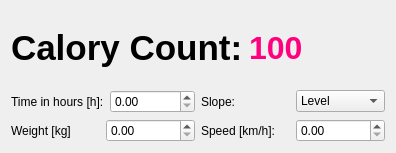
<?xml version="1.0" encoding="UTF-8"?>
<ui version="4.0">
 <class>Widget</class>
 <widget class="QWidget" name="Widget">
  <property name="geometry">
   <rect>
    <x>0</x>
    <y>0</y>
    <width>396</width>
    <height>153</height>
   </rect>
  </property>
  <property name="sizePolicy">
   <sizepolicy hsizetype="Preferred" vsizetype="Preferred">
    <horstretch>8</horstretch>
    <verstretch>0</verstretch>
   </sizepolicy>
  </property>
  <property name="windowTitle">
   <string>Calory Counter</string>
  </property>
  <layout class="QVBoxLayout" name="verticalLayout">
   <item>
    <layout class="QHBoxLayout" name="horizontalLayout_7">
     <item>
      <widget class="QLabel" name="labelCaloryCount">
       <property name="font">
        <font>
         <pointsize>26</pointsize>
         <bold>true</bold>
        </font>
       </property>
       <property name="text">
        <string>Calory Count:</string>
       </property>
      </widget>
     </item>
     <item>
      <widget class="QLabel" name="caloryCountLabel">
       <property name="font">
        <font>
         <pointsize>24</pointsize>
         <bold>true</bold>
        </font>
       </property>
       <property name="styleSheet">
        <string notr="true">color: rgb(255, 0, 127);</string>
       </property>
       <property name="text">
        <string>100</string>
       </property>
      </widget>
     </item>
    </layout>
   </item>
   <item>
    <layout class="QHBoxLayout" name="horizontalLayout_5">
     <item>
      <layout class="QHBoxLayout" name="horizontalLayout">
       <item>
        <widget class="QLabel" name="label_2">
         <property name="text">
          <string>Time in hours [h]:</string>
         </property>
        </widget>
       </item>
       <item>
        <widget class="QDoubleSpinBox" name="timeSpinBox"/>
       </item>
      </layout>
     </item>
     <item>
      <layout class="QHBoxLayout" name="horizontalLayout_3">
       <item>
        <widget class="QLabel" name="label_4">
         <property name="text">
          <string>Slope:</string>
         </property>
        </widget>
       </item>
       <item>
        <widget class="QComboBox" name="comboBox">
         <item>
          <property name="text">
           <string>Level</string>
          </property>
         </item>
        </widget>
       </item>
      </layout>
     </item>
    </layout>
   </item>
   <item>
    <layout class="QHBoxLayout" name="horizontalLayout_6">
     <item>
      <layout class="QHBoxLayout" name="horizontalLayout_2">
       <item>
        <widget class="QLabel" name="label_3">
         <property name="text">
          <string>Weight [kg]</string>
         </property>
        </widget>
       </item>
       <item>
        <widget class="QDoubleSpinBox" name="weightSpinBox"/>
       </item>
      </layout>
     </item>
     <item>
      <layout class="QHBoxLayout" name="horizontalLayout_4">
       <item>
        <widget class="QLabel" name="label_5">
         <property name="text">
          <string>Speed [km/h]:</string>
         </property>
        </widget>
       </item>
       <item>
        <widget class="QDoubleSpinBox" name="speedSpinnBox"/>
       </item>
      </layout>
     </item>
    </layout>
   </item>
  </layout>
 </widget>
 <resources/>
 <connections/>
</ui>
